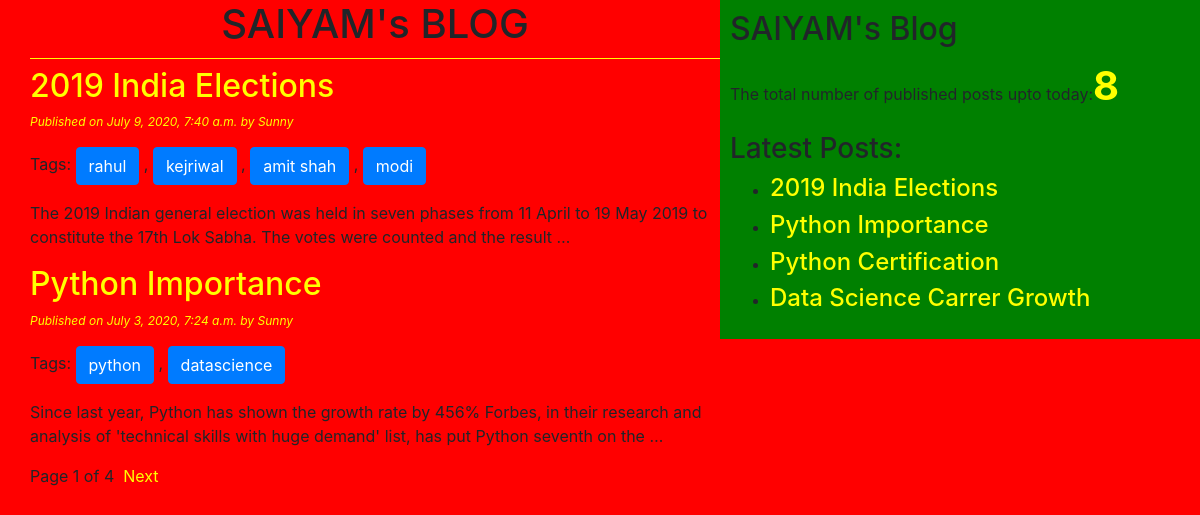
Screenshot of /first/ with the database file from the repository.
### blog/models.py (models this page shows, shortened)
class Post(models.Model):
    STATUS_CHOICES=(('draft','Draft'),('published','Published'))
    title=models.CharField(max_length=256)
    slug=models.SlugField(max_length=264,unique_for_date='publish')
    author=models.ForeignKey(User,on_delete=models.PROTECT,related_name='blog_posts')
    body=models.TextField()
    publish=models.DateTimeField(default=timezone.now)
    created=models.DateTimeField(auto_now_add=True)
    updated=models.DateTimeField(auto_now=True)
    status=models.CharField(max_length=10,choices=STATUS_CHOICES,default='draft')
    objects=CustomManager()
    tags=TaggableManager()
    class Meta:
        ordering=('-publish',)
    def get_absolute_url(self):
        return reverse('post_detail',args=[self.publish.year,self.publish.strftime('%m'),self.publish.strftime('%d'),self.slug])

### blog/views.py (the view)
# urls.py: path('first/', views.post_list_view),
def post_list_view(request,tag_slug=None):
    post_list=Post.objects.all()
    tag=None
    if tag_slug:
        tag=get_object_or_404(Tag,slug=tag_slug)
        post_list=post_list.filter(tags__in=[tag])
    paginator=Paginator(post_list,2)
    page_number=request.GET.get('page')
    try:
        post_list=paginator.page(page_number)
    except PageNotAnInteger:
        post_list=paginator.page(1)
    except EmptyPage:
        post_list=paginator.page(paginator.num_pages)
    return render(request,'blog/post_list.html',{'post_list':post_list,'tag':tag})

### blog/models.py (called while the page is built)
    def get_queryset(self):
        return super().get_queryset().filter(status='published')

### blog/templatetags/blog_tags.py (called while the page is built)
@register.simple_tag(name='my_tag')
def total_posts():
    return Post.objects.count()

@register.inclusion_tag('blog/latest_posts123.html')
def show_latest_posts(count=3):
    latest_posts=Post.objects.order_by('-publish')[:count]
    return {'latest_posts':latest_posts}

### templates/blog/post_list.html (shortened to what this page needs)
{%extends 'blog/base.html' %}
    {%block content%}
      <h1>SAIYAM's BLOG</h1>
      {%for post in post_list%}
        <a href="{{post.get_absolute_url}}"><h2>{{post.title}}</h2></a>
        <p id='date'>Published on {{post.publish}} by {{post.author|title}}</p>
        <p>Tags:
          {%for tag in post.tags.all%}
              <a href="{%url 'post_list_by_tag_name' tag.slug %}" class='btn btn-primary'>{{tag.name}}</a>
            {%if not forloop.last%},{%endif%}
          {%endfor%}
        </p>
        {{post.body|truncatewords:30|linebreaks}}
      {%endfor%}
      {%include 'blog/pagination.html' with page=post_list%}
    {%endblock%}

### templates/blog/base.html (shortened to what this page needs)
<!DOCTYPE html>
{%load blog_tags%}
{%load static%}
<html lang="en" dir="ltr">
  <head>
    <link rel="stylesheet" href="https://stackpath.bootstrapcdn.com/bootstrap/4.5.0/css/bootstrap.min.css"
>
    <link type="text/css" rel="stylesheet" href="{%static "css/blog1.css" %}">
  </head>
  <body>
    <div class='content'>
      {%block content%}{%endblock%}
    </div>
    <div class='sidebar'>
      <h2>SAIYAM's Blog</h2>
      <p>The total number of published posts upto today:<span id='pcount'>{%my_tag%}</span> </p>
      <h3>Latest Posts:</h3>{%show_latest_posts 4%}
    </div>
  </body>
</html>

### templates/blog/pagination.html (shortened to what this page needs)
<div class="paginator">
  <span>Page {{page.number}} of {{page.paginator.num_pages}}</span>&nbsp
  {%if page.has_next%}
    <a href="?page={{page.next_page_number}}">Next</a>
  {%endif%}
</div>

### templates/blog/latest_posts123.html
<ul>
  {%for post in latest_posts%}
  <li><a href="{{post.get_absolute_url}}"><h4>{{post.title}}</h4></a></li>
  {%endfor%}
</ul>

### static/css/blog1.css (style rules this page uses)
.content { width: 60%; float: left; padding: 0 0 0 30px; background: red; height: 100%; }
.sidebar { width: 40%; float: right; padding: 10px; background: green; height: 100%; }
h1 { text-align: center; border-bottom: 1px solid yellow; padding-bottom: 10px; }
body { background-color: red; }
#date { color:yellow; font-size: 12px; font-style: italic; }
a { color:yellow; }
#pcount { font-size: 40px; color: yellow; font-weight: bold; }

### rows the page displays
Post: title "2019 India Elections", publish "July 9, 2020, 7:40 a.m.", author "Sunny", body "The 2019 Indian general election was held in seven phases from 11 April to 19 May 2019 to constitute the 17th Lok Sabha. The votes were counted and the result …"
Tag: name "rahul"
Tag: name "kejriwal"
Tag: name "amit shah"
Tag: name "modi"
Post: title "Python Importance", publish "July 3, 2020, 7:24 a.m.", author "Sunny", body "Since last year, Python has shown the growth rate by 456% Forbes, in their research and analysis of 'technical skills with huge demand' list, has put Python seventh on the …"
Tag: name "python"
Tag: name "datascience"
Post: title "Python Certification"
Post: title "Data Science Carrer Growth"

### other values shown
{{ page.number }} "1"
{{ page.paginator.num_pages }} "4"
